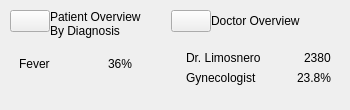
                 <widget class="QWidget" name="Column2" native="true">
                  <property name="sizePolicy">
                   <sizepolicy hsizetype="Expanding" vsizetype="Expanding">
                    <horstretch>0</horstretch>
                    <verstretch>0</verstretch>
                   </sizepolicy>
                  </property>
                  <layout class="QHBoxLayout" name="horizontalLayout_18">
                   <property name="spacing">
                    <number>10</number>
                   </property>
                   <property name="leftMargin">
                    <number>0</number>
                   </property>
                   <property name="topMargin">
                    <number>0</number>
                   </property>
                   <property name="rightMargin">
                    <number>0</number>
                   </property>
                   <property name="bottomMargin">
                    <number>0</number>
                   </property>
                   <item>
                    <widget class="QWidget" name="PatOverview" native="true">
                     <layout class="QVBoxLayout" name="verticalLayout_13">
                      <property name="spacing">
                       <number>10</number>
                      </property>
                      <property name="leftMargin">
                       <number>10</number>
                      </property>
                      <property name="topMargin">
                       <number>10</number>
                      </property>
                      <property name="rightMargin">
                       <number>10</number>
                      </property>
                      <property name="bottomMargin">
                       <number>10</number>
                      </property>
                      <item alignment="Qt::AlignTop">
                       <widget class="QWidget" name="widget_7" native="true">
                        <layout class="QHBoxLayout" name="horizontalLayout_19">
                         <property name="spacing">
                          <number>0</number>
                         </property>
                         <property name="leftMargin">
                          <number>0</number>
                         </property>
                         <property name="topMargin">
                          <number>0</number>
                         </property>
                         <property name="rightMargin">
                          <number>0</number>
                         </property>
                         <property name="bottomMargin">
                          <number>0</number>
                         </property>
                         <item alignment="Qt::AlignTop">
                          <widget class="QPushButton" name="DashboardButton_7">
                           <property name="toolTip">
                            <string>View Main Dashboard</string>
                           </property>
                           <property name="styleSheet">
                            <string notr="true"/>
                           </property>
                           <property name="text">
                            <string/>
                           </property>
                           <property name="icon">
                            <iconset resource="../Images/resources.qrc">
                             <normaloff>:/lucide/icons/chart-bar-big.svg</normaloff>:/lucide/icons/chart-bar-big.svg</iconset>
                           </property>
                           <property name="iconSize">
                            <size>
                             <width>35</width>
                             <height>35</height>
                            </size>
                           </property>
                          </widget>
                         </item>
                         <item alignment="Qt::AlignTop">
                          <widget class="QWidget" name="widget_9" native="true">
                           <layout class="QVBoxLayout" name="verticalLayout_14">
                            <property name="spacing">
                             <number>0</number>
                            </property>
                            <property name="leftMargin">
                             <number>0</number>
                            </property>
                            <property name="topMargin">
                             <number>0</number>
                            </property>
                            <property name="rightMargin">
                             <number>0</number>
                            </property>
                            <property name="bottomMargin">
                             <number>0</number>
                            </property>
                            <item alignment="Qt::AlignTop">
                             <widget class="QLabel" name="OverviewHeader">
                              <property name="sizePolicy">
                               <sizepolicy hsizetype="Expanding" vsizetype="Expanding">
                                <horstretch>0</horstretch>
                                <verstretch>0</verstretch>
                               </sizepolicy>
                              </property>
                              <property name="text">
                               <string>Patient Overview</string>
                              </property>
                              <property name="alignment">
                               <set>Qt::AlignLeading</set>
                              </property>
                             </widget>
                            </item>
                            <item alignment="Qt::AlignTop">
                             <widget class="QLabel" name="OverviewSub">
                              <property name="sizePolicy">
                               <sizepolicy hsizetype="Expanding" vsizetype="Expanding">
                                <horstretch>0</horstretch>
                                <verstretch>0</verstretch>
                               </sizepolicy>
                              </property>
                              <property name="text">
                               <string>By Diagnosis</string>
                              </property>
                              <property name="alignment">
                               <set>Qt::AlignLeading</set>
                              </property>
                             </widget>
                            </item>
                           </layout>
                          </widget>
                         </item>
                        </layout>
                       </widget>
                      </item>
                      <item>
                       <widget class="QWidget" name="CategoryCon" native="true">
                        <property name="sizePolicy">
                         <sizepolicy hsizetype="Preferred" vsizetype="Expanding">
                          <horstretch>0</horstretch>
                          <verstretch>0</verstretch>
                         </sizepolicy>
                        </property>
                        <layout class="QVBoxLayout" name="verticalLayout_15">
                         <property name="spacing">
                          <number>5</number>
                         </property>
                         <property name="leftMargin">
                          <number>0</number>
                         </property>
                         <property name="topMargin">
                          <number>0</number>
                         </property>
                         <property name="rightMargin">
                          <number>0</number>
                         </property>
                         <property name="bottomMargin">
                          <number>0</number>
                         </property>
                         <item alignment="Qt::AlignTop">
                          <widget class="QWidget" name="CategoryLine" native="true">
                           <layout class="QHBoxLayout" name="horizontalLayout_20">
                            <item>
                             <widget class="QLabel" name="Category">
                              <property name="sizePolicy">
                               <sizepolicy hsizetype="Expanding" vsizetype="Expanding">
                                <horstretch>0</horstretch>
                                <verstretch>0</verstretch>
                               </sizepolicy>
                              </property>
                              <property name="text">
                               <string>Fever</string>
                              </property>
                              <property name="alignment">
                               <set>Qt::AlignLeading</set>
                              </property>
                             </widget>
                            </item>
                            <item alignment="Qt::AlignRight">
                             <widget class="QLabel" name="Percentage">
                              <property name="sizePolicy">
                               <sizepolicy hsizetype="Expanding" vsizetype="Expanding">
                                <horstretch>0</horstretch>
                                <verstretch>0</verstretch>
                               </sizepolicy>
                              </property>
                              <property name="text">
                               <string>36%</string>
                              </property>
                              <property name="alignment">
                               <set>Qt::AlignLeading</set>
                              </property>
                             </widget>
                            </item>
                           </layout>
                          </widget>
                         </item>
                        </layout>
                       </widget>
                      </item>
                     </layout>
                    </widget>
                   </item>
                   <item>
                    <widget class="QWidget" name="DocOverview" native="true">
                     <layout class="QVBoxLayout" name="verticalLayout_18">
                      <property name="spacing">
                       <number>10</number>
                      </property>
                      <property name="leftMargin">
                       <number>10</number>
                      </property>
                      <property name="topMargin">
                       <number>10</number>
                      </property>
                      <property name="rightMargin">
                       <number>10</number>
                      </property>
                      <property name="bottomMargin">
                       <number>10</number>
                      </property>
                      <item>
                       <widget class="QWidget" name="widget_8" native="true">
                        <layout class="QHBoxLayout" name="horizontalLayout_22">
                         <property name="spacing">
                          <number>0</number>
                         </property>
                         <property name="leftMargin">
                          <number>0</number>
                         </property>
                         <property name="topMargin">
                          <number>0</number>
                         </property>
                         <property name="rightMargin">
                          <number>0</number>
                         </property>
                         <property name="bottomMargin">
                          <number>0</number>
                         </property>
                         <item alignment="Qt::AlignTop">
                          <widget class="QPushButton" name="DashboardButton_8">
                           <property name="toolTip">
                            <string>View Main Dashboard</string>
                           </property>
                           <property name="styleSheet">
                            <string notr="true"/>
                           </property>
                           <property name="text">
                            <string/>
                           </property>
                           <property name="icon">
                            <iconset resource="../Images/resources.qrc">
                             <normaloff>:/lucide/icons/chart-bar-big.svg</normaloff>:/lucide/icons/chart-bar-big.svg</iconset>
                           </property>
                           <property name="iconSize">
                            <size>
                             <width>35</width>
                             <height>35</height>
                            </size>
                           </property>
                          </widget>
                         </item>
                         <item>
                          <widget class="QWidget" name="widget_10" native="true">
                           <property name="sizePolicy">
                            <sizepolicy hsizetype="Preferred" vsizetype="Preferred">
                             <horstretch>0</horstretch>
                             <verstretch>0</verstretch>
                            </sizepolicy>
                           </property>
                           <layout class="QVBoxLayout" name="verticalLayout_17">
                            <property name="spacing">
                             <number>5</number>
                            </property>
                            <property name="leftMargin">
                             <number>0</number>
                            </property>
                            <property name="topMargin">
                             <number>0</number>
                            </property>
                            <property name="rightMargin">
                             <number>0</number>
                            </property>
                            <property name="bottomMargin">
                             <number>0</number>
                            </property>
                            <item alignment="Qt::AlignVCenter">
                             <widget class="QLabel" name="OverviewHeader_2">
                              <property name="sizePolicy">
                               <sizepolicy hsizetype="Expanding" vsizetype="Expanding">
                                <horstretch>0</horstretch>
                                <verstretch>0</verstretch>
                               </sizepolicy>
                              </property>
                              <property name="text">
                               <string>Doctor Overview</string>
                              </property>
                              <property name="alignment">
                               <set>Qt::AlignLeading</set>
                              </property>
                             </widget>
                            </item>
                           </layout>
                          </widget>
                         </item>
                        </layout>
                       </widget>
                      </item>
                      <item>
                       <widget class="QWidget" name="CategoryCon_2" native="true">
                        <property name="sizePolicy">
                         <sizepolicy hsizetype="Preferred" vsizetype="Expanding">
                          <horstretch>0</horstretch>
                          <verstretch>0</verstretch>
                         </sizepolicy>
                        </property>
                        <layout class="QVBoxLayout" name="verticalLayout_16">
                         <property name="spacing">
                          <number>5</number>
                         </property>
                         <property name="leftMargin">
                          <number>0</number>
                         </property>
                         <property name="topMargin">
                          <number>0</number>
                         </property>
                         <property name="rightMargin">
                          <number>0</number>
                         </property>
                         <property name="bottomMargin">
                          <number>0</number>
                         </property>
                         <item alignment="Qt::AlignTop">
                          <widget class="QWidget" name="CategoryLine_2" native="true">
                           <layout class="QHBoxLayout" name="horizontalLayout_21">
                            <property name="bottomMargin">
                             <number>9</number>
                            </property>
                            <item alignment="Qt::AlignLeft">
                             <widget class="QWidget" name="widget_6" native="true">
                              <layout class="QVBoxLayout" name="verticalLayout_19">
                               <property name="spacing">
                                <number>0</number>
                               </property>
                               <property name="leftMargin">
                                <number>0</number>
                               </property>
                               <property name="topMargin">
                                <number>0</number>
                               </property>
                               <property name="rightMargin">
                                <number>0</number>
                               </property>
                               <property name="bottomMargin">
                                <number>0</number>
                               </property>
                              </layout>
                             </widget>
                            </item>
                            <item alignment="Qt::AlignBottom">
                             <widget class="QWidget" name="widget_5" native="true">
                              <property name="sizePolicy">
                               <sizepolicy hsizetype="Expanding" vsizetype="Preferred">
                                <horstretch>0</horstretch>
                                <verstretch>0</verstretch>
                               </sizepolicy>
                              </property>
                              <layout class="QVBoxLayout" name="verticalLayout_20">
                               <property name="spacing">
                                <number>0</number>
                               </property>
                               <property name="leftMargin">
                                <number>0</number>
                               </property>
                               <property name="topMargin">
                                <number>0</number>
                               </property>
                               <property name="rightMargin">
                                <number>0</number>
                               </property>
                               <property name="bottomMargin">
                                <number>0</number>
                               </property>
                               <item>
                                <widget class="QWidget" name="widget_11" native="true">
                                 <layout class="QHBoxLayout" name="horizontalLayout_23">
                                  <property name="spacing">
                                   <number>0</number>
                                  </property>
                                  <property name="leftMargin">
                                   <number>0</number>
                                  </property>
                                  <property name="topMargin">
                                   <number>0</number>
                                  </property>
                                  <property name="rightMargin">
                                   <number>0</number>
                                  </property>
                                  <property name="bottomMargin">
                                   <number>0</number>
                                  </property>
                                  <item>
                                   <widget class="QLabel" name="DoctorName">
                                    <property name="sizePolicy">
                                     <sizepolicy hsizetype="Expanding" vsizetype="Expanding">
                                      <horstretch>0</horstretch>
                                      <verstretch>0</verstretch>
                                     </sizepolicy>
                                    </property>
                                    <property name="text">
                                     <string>Dr. Limosnero</string>
                                    </property>
                                    <property name="alignment">
                                     <set>Qt::AlignLeading</set>
                                    </property>
                                   </widget>
                                  </item>
                                  <item>
                                   <spacer name="horizontalSpacer">
                                    <property name="orientation">
                                     <enum>Qt::Horizontal</enum>
                                    </property>
                                    <property name="sizeHint" stdset="0">
                                     <size>
                                      <width>40</width>
                                      <height>20</height>
                                     </size>
                                    </property>
                                   </spacer>
                                  </item>
                                  <item alignment="Qt::AlignRight">
                                   <widget class="QLabel" name="PatientCount">
                                    <property name="sizePolicy">
                                     <sizepolicy hsizetype="Expanding" vsizetype="Expanding">
                                      <horstretch>0</horstretch>
                                      <verstretch>0</verstretch>
                                     </sizepolicy>
                                    </property>
                                    <property name="text">
                                     <string>2380</string>
                                    </property>
                                    <property name="alignment">
                                     <set>Qt::AlignLeading</set>
                                    </property>
                                   </widget>
                                  </item>
                                 </layout>
                                </widget>
                               </item>
                               <item alignment="Qt::AlignBottom">
                                <widget class="QWidget" name="widget_12" native="true">
                                 <property name="sizePolicy">
                                  <sizepolicy hsizetype="Preferred" vsizetype="Preferred">
                                   <horstretch>0</horstretch>
                                   <verstretch>0</verstretch>
                                  </sizepolicy>
                                 </property>
                                 <layout class="QHBoxLayout" name="horizontalLayout_24">
                                  <property name="spacing">
                                   <number>0</number>
                                  </property>
                                  <property name="leftMargin">
                                   <number>0</number>
                                  </property>
                                  <property name="topMargin">
                                   <number>0</number>
                                  </property>
                                  <property name="rightMargin">
                                   <number>0</number>
                                  </property>
                                  <property name="bottomMargin">
                                   <number>0</number>
                                  </property>
                                  <item>
                                   <widget class="QLabel" name="Specialty">
                                    <property name="sizePolicy">
                                     <sizepolicy hsizetype="Expanding" vsizetype="Expanding">
                                      <horstretch>0</horstretch>
                                      <verstretch>0</verstretch>
                                     </sizepolicy>
                                    </property>
                                    <property name="text">
                                     <string>Gynecologist</string>
                                    </property>
                                    <property name="alignment">
                                     <set>Qt::AlignLeading</set>
                                    </property>
                                   </widget>
                                  </item>
                                  <item>
                                   <spacer name="horizontalSpacer_2">
                                    <property name="orientation">
                                     <enum>Qt::Horizontal</enum>
                                    </property>
                                    <property name="sizeHint" stdset="0">
                                     <size>
                                      <width>40</width>
                                      <height>20</height>
                                     </size>
                                    </property>
                                   </spacer>
                                  </item>
                                  <item alignment="Qt::AlignRight">
                                   <widget class="QLabel" name="PatientPercentage">
                                    <property name="sizePolicy">
                                     <sizepolicy hsizetype="Expanding" vsizetype="Expanding">
                                      <horstretch>0</horstretch>
                                      <verstretch>0</verstretch>
                                     </sizepolicy>
                                    </property>
                                    <property name="text">
                                     <string>23.8%</string>
                                    </property>
                                    <property name="alignment">
                                     <set>Qt::AlignLeading</set>
                                    </property>
                                   </widget>
                                  </item>
                                 </layout>
                                </widget>
                               </item>
                              </layout>
                             </widget>
                            </item>
                           </layout>
                          </widget>
                         </item>
                        </layout>
                       </widget>
                      </item>
                     </layout>
                    </widget>
                   </item>
                  </layout>
                 </widget>
